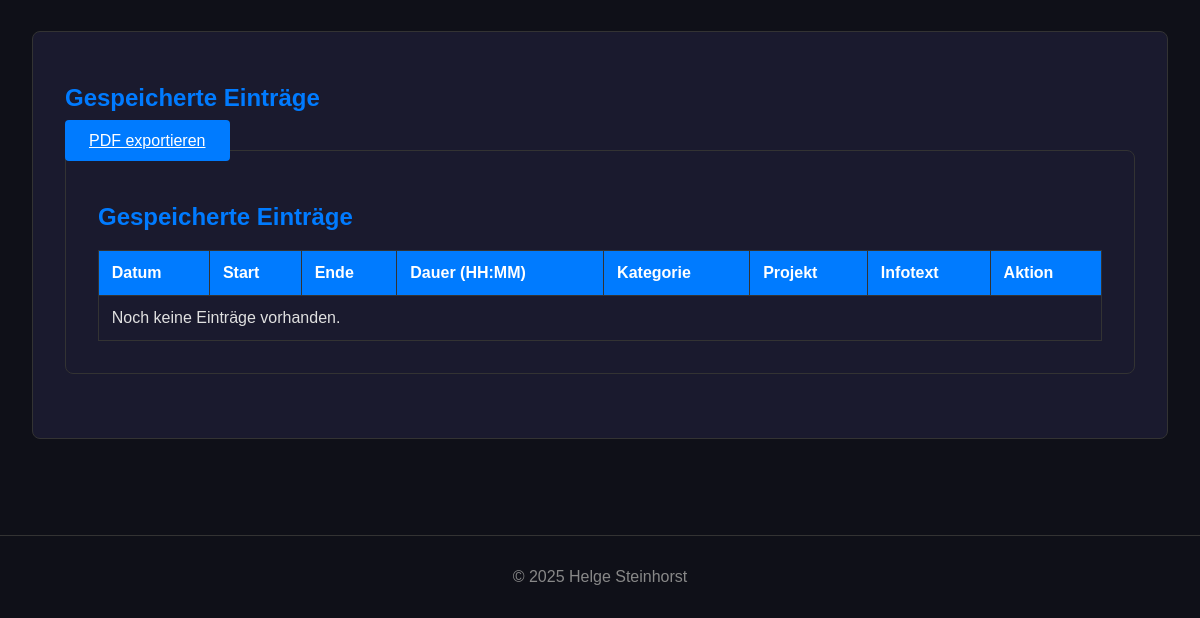
The page /dokumentation (lower part) on the database as committed earlier.
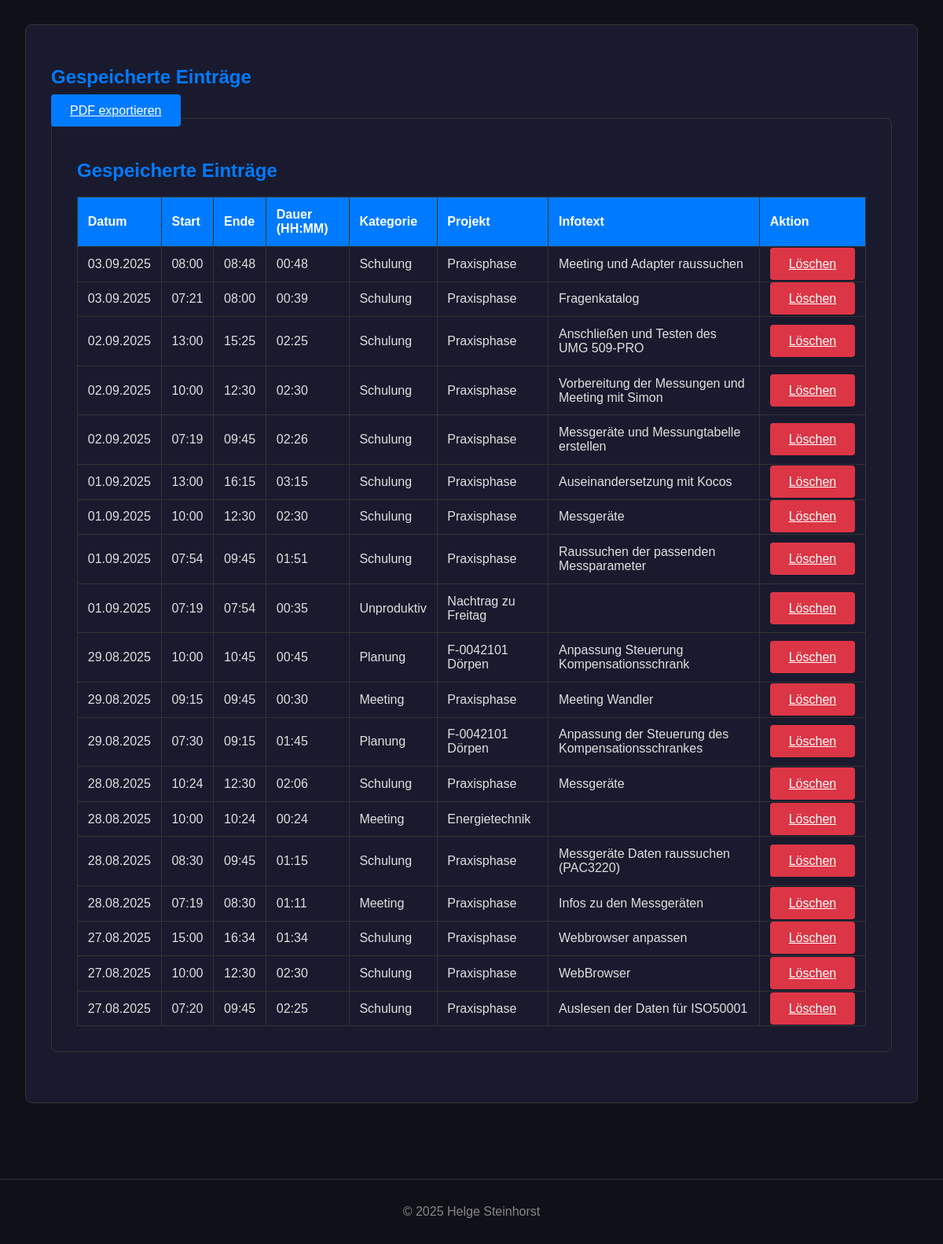
The same page on the database as committed later.
### app.py (models this page shows)
class TimeEntry(db.Model):
    id = db.Column(db.Integer, primary_key=True)
    date = db.Column(db.Date, nullable=False, default=date.today)
    start_time = db.Column(db.Time, nullable=False)
    end_time = db.Column(db.Time, nullable=False)
    category = db.Column(db.String(50), nullable=False)
    project = db.Column(db.String(100), nullable=False)
    info_text = db.Column(db.String(300), nullable=True)
    @property
    def duration(self):
        start_dt = datetime.combine(self.date, self.start_time)
        end_dt = datetime.combine(self.date, self.end_time)
        if end_dt < start_dt:
            end_dt += timedelta(days=1)
        return end_dt - start_dt
    @property
    def duration_str(self):
        total_seconds = self.duration.total_seconds()
        hours, remainder = divmod(total_seconds, 3600)
        minutes, _ = divmod(remainder, 60)
        return f"{int(hours):02}:{int(minutes):02}"

### app.py (the view, shortened to what this page needs)
@app.route('/dokumentation', methods=['GET', 'POST'])
def dokumentation():
    entries = TimeEntry.query.order_by(TimeEntry.date.desc(), TimeEntry.start_time.desc()).all()
    generate_category_chart(entries)
    return render_template('dokumentation.html', entries=entries)

### app.py (called while the page is built)
@app.context_processor
def inject_now():
    return {'now': datetime.now(timezone.utc)}

### templates/dokumentation.html (shortened to what this page needs)
{% extends 'base.html' %}
{% block content %}
    <div class="table-container">
    <h2>Gespeicherte Einträge</h2>
    <a href="{{ url_for('generate_pdf') }}" class="btn" style="margin-bottom: 1rem;">PDF exportieren</a>
    <div class="table-container">
        <h2>Gespeicherte Einträge</h2>
        <table class="data-table">
            <thead>
                <tr>
                    <th>Datum</th>
                    <th>Start</th>
                    <th>Ende</th>
                    <th>Dauer (HH:MM)</th>
                    <th>Kategorie</th>
                    <th>Projekt</th>
                    <th>Infotext</th>
                    <th>Aktion</th>
                </tr>
            </thead>
            <tbody>
                {% for entry in entries %}
                <tr>
                    <td>{{ entry.date.strftime('%d.%m.%Y') }}</td>
                    <td>{{ entry.start_time.strftime('%H:%M') }}</td>
                    <td>{{ entry.end_time.strftime('%H:%M') }}</td>
                    <td>{{ entry.duration_str }}</td>
                    <td>{{ entry.category }}</td>
                    <td>{{ entry.project }}</td>
                    <td>{{ entry.info_text }}</td>
                    <td>
                        <a href="{{ url_for('delete_entry', entry_id=entry.id) }}"
                           class="btn btn-danger"
                           onclick="return confirm('Möchtest du diesen Eintrag wirklich löschen?');">Löschen</a>
                    </td>
                </tr>
                {% else %}
                <tr>
                    <td colspan="8">Noch keine Einträge vorhanden.</td>
                </tr>
                {% endfor %}
            </tbody>
        </table>
    </div>
{% endblock %}

Rows that differ between the two databases and show on the page:
added TimeEntry: date "03.09.2025", start_time "08:00", end_time "08:48", duration_str "00:48", category "Schulung", project "Praxisphase", info_text "Meeting und Adapter raussuchen"
added TimeEntry: date "03.09.2025", start_time "07:21", end_time "08:00", duration_str "00:39", category "Schulung", project "Praxisphase", info_text "Fragenkatalog"
added TimeEntry: date "02.09.2025", start_time "13:00", end_time "15:25", duration_str "02:25", category "Schulung", project "Praxisphase", info_text "Anschließen und Testen des UMG 509-PRO"
added TimeEntry: date "02.09.2025", start_time "10:00", end_time "12:30", duration_str "02:30", category "Schulung", project "Praxisphase", info_text "Vorbereitung der Messungen und Meeting mit Simon"
added TimeEntry: date "02.09.2025", start_time "07:19", end_time "09:45", duration_str "02:26", category "Schulung", project "Praxisphase", info_text "Messgeräte und Messungtabelle erstellen"
added TimeEntry: date "01.09.2025", start_time "13:00", end_time "16:15", duration_str "03:15", category "Schulung", project "Praxisphase", info_text "Auseinandersetzung mit Kocos"
added TimeEntry: date "01.09.2025", start_time "10:00", end_time "12:30", duration_str "02:30", category "Schulung", project "Praxisphase", info_text "Messgeräte"
added TimeEntry: date "01.09.2025", start_time "07:54", end_time "09:45", duration_str "01:51", category "Schulung", project "Praxisphase", info_text "Raussuchen der passenden Messparameter"
added TimeEntry: date "01.09.2025", start_time "07:19", end_time "07:54", duration_str "00:35", category "Unproduktiv", project "Nachtrag zu Freitag"
added TimeEntry: date "29.08.2025", start_time "10:00", end_time "10:45", duration_str "00:45", category "Planung", project "F-0042101 Dörpen", info_text "Anpassung Steuerung Kompensationsschrank"
added TimeEntry: date "29.08.2025", start_time "09:15", end_time "09:45", duration_str "00:30", category "Meeting", project "Praxisphase", info_text "Meeting Wandler"
added TimeEntry: date "29.08.2025", start_time "07:30", end_time "09:15", duration_str "01:45", category "Planung", project "F-0042101 Dörpen", info_text "Anpassung der Steuerung des Kompensationsschrankes"
added TimeEntry: date "28.08.2025", start_time "10:24", end_time "12:30", duration_str "02:06", category "Schulung", project "Praxisphase", info_text "Messgeräte"
added TimeEntry: date "28.08.2025", start_time "10:00", end_time "10:24", duration_str "00:24", category "Meeting", project "Energietechnik"
added TimeEntry: date "28.08.2025", start_time "08:30", end_time "09:45", duration_str "01:15", category "Schulung", project "Praxisphase", info_text "Messgeräte Daten raussuchen (PAC3220)"
added TimeEntry: date "28.08.2025", start_time "07:19", end_time "08:30", duration_str "01:11", category "Meeting", project "Praxisphase", info_text "Infos zu den Messgeräten"
added TimeEntry: date "27.08.2025", start_time "15:00", end_time "16:34", duration_str "01:34", category "Schulung", project "Praxisphase", info_text "Webbrowser anpassen"
added TimeEntry: date "27.08.2025", start_time "10:00", end_time "12:30", duration_str "02:30", category "Schulung", project "Praxisphase", info_text "WebBrowser"
added TimeEntry: date "27.08.2025", start_time "07:20", end_time "09:45", duration_str "02:25", category "Schulung", project "Praxisphase", info_text "Auslesen der Daten für ISO50001"
Other text that changed with them:
text no longer shown: "Noch keine Einträge vorhanden."
